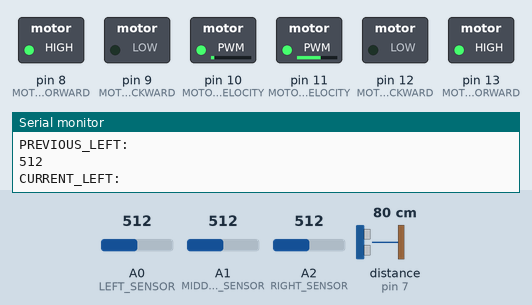
A sketch run on a simulated Arduino Uno, built with avr-gcc and run on an emulated ATmega328P. Shown: switched loads named in the sketch (green lamp = pin HIGH), the last lines printed to the serial monitor. Wiring (inferred from the names in the program): ultrasonic range finder: trigger pin 4; echo pin 7. The inputs (shaded band) are chosen by the test bench; at power-on: distance to the obstacle (sensor on pin 7) 80 cm, A0 (LEFT_SENSOR) = 512, A2 (RIGHT_SENSOR) = 512, A1 (MIDDLE_SENSOR) = 512. The echo pulse lasts 58.3 µs per cm; pins used as bus, display or sensor lines are not drawn.

Above: at 1.2 s.
1.3 s: distance to the obstacle (sensor on pin 7) set to 74 cm
4.3 s: distance to the obstacle (sensor on pin 7) set to 67 cm
At 5.2 s:
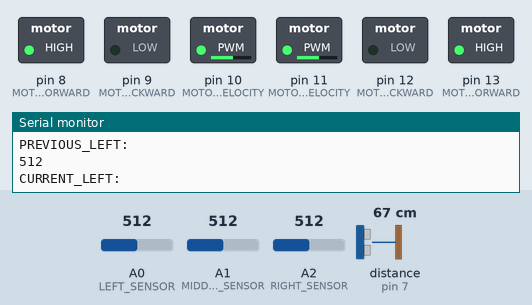
5.8 s: A0 (LEFT_SENSOR) set to 110
7.3 s: A0 (LEFT_SENSOR) set to 90
At 8.5 s:
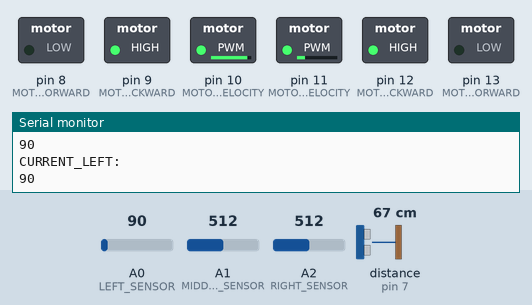
8.8 s: A2 (RIGHT_SENSOR) set to 60
At 9.3 s:
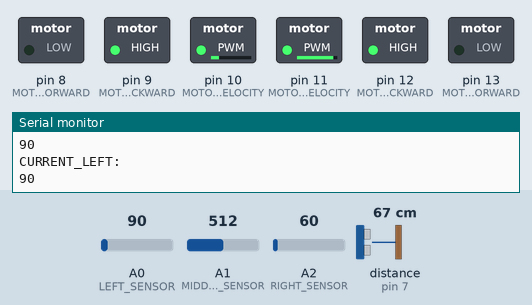
10.3 s: A2 (RIGHT_SENSOR) set to 110
At 11.0 s:
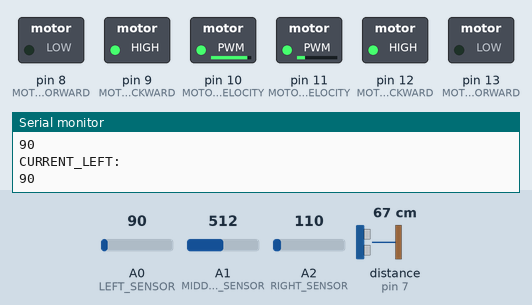
Timing chart, 0 to 13.0 s (numbered marks = the images above; inputs shaded):
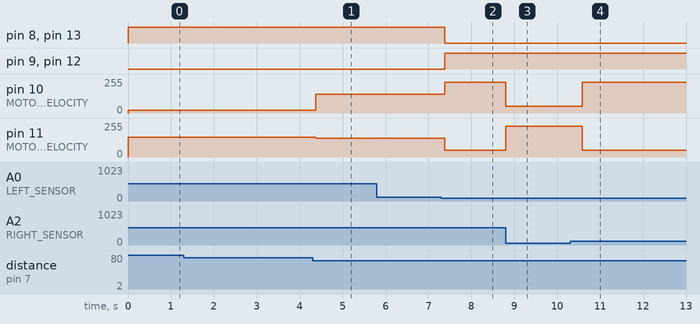

Measured:
- the behaviour switches between 71 and 70 cm on distance to the obstacle (sensor on pin 7) (found by bisection; images 0 and 1)
- the behaviour switches between 100 and 99 on A0 (LEFT_SENSOR) (found by bisection; images 1 and 2)
- after the input at 4.3 s, pin 10 (MOTOR1_VELOCITY): 20/255 → 140/255 after 0.08 s; pin 11 (MOTOR2_VELOCITY): 150/255 → 140/255 after 0.08 s
- after the input at 7.3 s, pin 8 (MOTOR1_FORWARD), pin 13 (MOTOR2_FORWARD): HIGH → LOW after 0.08 s; pin 9 (MOTOR1_BACKWARD), pin 12 (MOTOR2_BACKWARD): LOW → HIGH after 0.08 s; pin 10 (MOTOR1_VELOCITY): 140/255 → 230/255 after 0.08 s; pin 11 (MOTOR2_VELOCITY): 140/255 → 50/255 after 0.08 s
- after the input at 8.8 s, pin 10 (MOTOR1_VELOCITY): 230/255 → 50/255 at once; pin 11 (MOTOR2_VELOCITY): 50/255 → 230/255 at once
- after the input at 10.3 s, pin 10 (MOTOR1_VELOCITY): 50/255 → 230/255 after 0.28 s; pin 11 (MOTOR2_VELOCITY): 230/255 → 50/255 after 0.28 s

The sketch:

main.ino
```cpp
const int TRIGGER = 4; //12
const int ECHO = 7; //13
const int MAXIMUM_VALUE = 255;
const int MOTOR2_FORWARD = 13;
const int MOTOR2_BACKWARD = 12;
const int MOTOR2_VELOCITY = 11;
const int MOTOR1_FORWARD = 8;
const int MOTOR1_BACKWARD = 9;
const int MOTOR1_VELOCITY = 10;
const int RIGHT_SENSOR = A2;
const int MIDDLE_SENSOR = A1;
const int LEFT_SENSOR = A0;
const String STATE_AVOID_GOING_OUTSIDE = "stay_inside";
const String STATE_ENEMY_FIND = "find";
const String STATE_ENEMY_ATTACK = "attack";
const String STRATEGY_BACK_LEFT = "avoid_back_left";
const String STRATEGY_BACK_RIGHT = "avoid_back_right";
String current_state = STATE_ENEMY_FIND;
String current_avoid_strategy = STRATEGY_BACK_LEFT;

int current_right_sensor = 0;
int previous_right_sensor = 0;

int current_middle_sensor = 0;
int previous_middle_sensor = 0;

int current_left_sensor = 0;
int previous_left_sensor = 0;

double distance_echo = 0.00;

const double SPEED_OF_SOUND = 0.034;

void setup() {
  Serial.begin(9600);
  pinMode(TRIGGER, OUTPUT);
  pinMode(ECHO, INPUT);

  pinMode(MOTOR1_FORWARD, OUTPUT);
  pinMode(MOTOR1_BACKWARD, OUTPUT);
  pinMode(MOTOR1_VELOCITY, OUTPUT);
  pinMode(MOTOR2_FORWARD, OUTPUT);
  pinMode(MOTOR2_BACKWARD, OUTPUT);
  pinMode(MOTOR2_VELOCITY, OUTPUT);
}

bool enemy_detected() {
  return true;
}

int sensor_get_distance() {
  digitalWrite(TRIGGER, LOW);
  delayMicroseconds(2);
  digitalWrite(TRIGGER, HIGH);
  delayMicroseconds(10);
  digitalWrite(TRIGGER, LOW);
  int duration = pulseIn(ECHO, HIGH);
  distance_echo = (duration / 2) * SPEED_OF_SOUND;
//  Serial.println("Distance:");
//  Serial.println(distance);
//  Serial.println("Duration:");
//  Serial.println(duration);
  return distance_echo;
}

void forward(){
  forward_wheel_left();
  forward_wheel_right();
}

void spinBackRight(){
  backRight();
  delay(350);
}

void spinBackLeft(){
  backLeft();
  delay(350);
}

void forwardRight(){
  digitalWrite(MOTOR1_FORWARD, HIGH);
  digitalWrite(MOTOR1_BACKWARD, LOW);
  analogWrite(MOTOR1_VELOCITY, 20); //This value need to be from 0-255
  digitalWrite(MOTOR2_FORWARD, HIGH);
  digitalWrite(MOTOR2_BACKWARD, LOW);
  analogWrite(MOTOR2_VELOCITY, 150); //This value need to be from 0-255
}

void backRight(){
  digitalWrite(MOTOR1_FORWARD, LOW);
  digitalWrite(MOTOR1_BACKWARD, HIGH);
  analogWrite(MOTOR1_VELOCITY, 230); //This value need to be from 0-255
  digitalWrite(MOTOR2_FORWARD, LOW);
  digitalWrite(MOTOR2_BACKWARD, HIGH);
  analogWrite(MOTOR2_VELOCITY, 50); //This value need to be from 0-255
}

void forwardLeft(){
  digitalWrite(MOTOR1_FORWARD, HIGH);
  digitalWrite(MOTOR1_BACKWARD, LOW);
  analogWrite(MOTOR1_VELOCITY, 150); //This value need to be from 0-255
  digitalWrite(MOTOR2_FORWARD, HIGH);
  digitalWrite(MOTOR2_BACKWARD, LOW);
  analogWrite(MOTOR2_VELOCITY, 20); //This value need to be from 0-255
}

void backLeft(){
  digitalWrite(MOTOR1_FORWARD, LOW);
  digitalWrite(MOTOR1_BACKWARD, HIGH);
  analogWrite(MOTOR1_VELOCITY, 50); //This value need to be from 0-255
  digitalWrite(MOTOR2_FORWARD, LOW);
  digitalWrite(MOTOR2_BACKWARD, HIGH);
  analogWrite(MOTOR2_VELOCITY, 230); //This value need to be from 0-255
}

void do_ramming_speed(){
  digitalWrite(MOTOR1_FORWARD, HIGH);
  digitalWrite(MOTOR1_BACKWARD, LOW);
  analogWrite(MOTOR1_VELOCITY, 140); //This value need to be from 0-255
  digitalWrite(MOTOR2_FORWARD, HIGH);
  digitalWrite(MOTOR2_BACKWARD, LOW);
  analogWrite(MOTOR2_VELOCITY, 140); //This value need to be from 0-255
}

void do_ramming_speed_plus(){
  digitalWrite(MOTOR1_FORWARD, HIGH);
  digitalWrite(MOTOR1_BACKWARD, LOW);
  analogWrite(MOTOR1_VELOCITY, 255); //This value need to be from 0-255
  digitalWrite(MOTOR2_FORWARD, HIGH);
  digitalWrite(MOTOR2_BACKWARD, LOW);
  analogWrite(MOTOR2_VELOCITY, 255); //This value need to be from 0-255
}

void do_stop(){
  forward_wheel_left_stop();
  forward_wheel_right_stop();
}

void back(){
  backward_wheel_left();
  backward_wheel_right();
}

void forward_wheel_right(){
  digitalWrite(MOTOR1_FORWARD, HIGH);
  digitalWrite(MOTOR1_BACKWARD, LOW);
  analogWrite(MOTOR1_VELOCITY, 40); //This value need to be from 0-255
}

void forward_wheel_left(){
  digitalWrite(MOTOR2_FORWARD, HIGH);
  digitalWrite(MOTOR2_BACKWARD, LOW);
  analogWrite(MOTOR2_VELOCITY, 40); //This value need to be from 0-255
}

void forward_wheel_right_stop(){
  digitalWrite(MOTOR1_FORWARD, LOW);
  digitalWrite(MOTOR1_BACKWARD, LOW);
  analogWrite(MOTOR1_VELOCITY, 0); //This value need to be from 0-255
}

void forward_wheel_left_stop(){
  digitalWrite(MOTOR2_FORWARD, LOW);
  digitalWrite(MOTOR2_BACKWARD, LOW);
  analogWrite(MOTOR2_VELOCITY, 0); //This value need to be from 0-255
}

void backward_wheel_right(){
  digitalWrite(MOTOR1_FORWARD, LOW);
  digitalWrite(MOTOR1_BACKWARD, HIGH);
  analogWrite(MOTOR1_VELOCITY, 100); //This value need to be from 0-255
}

void backward_wheel_left(){
  digitalWrite(MOTOR2_FORWARD, LOW);
  digitalWrite(MOTOR2_BACKWARD, HIGH);
  analogWrite(MOTOR2_VELOCITY, 100); //This value need to be from 0-255
}

void update_sensor_values() {
    sensor_get_distance();
    previous_left_sensor = current_left_sensor;
    current_left_sensor = analogRead(LEFT_SENSOR);
    previous_middle_sensor = current_middle_sensor;
    current_middle_sensor = analogRead(MIDDLE_SENSOR);
    previous_right_sensor = current_right_sensor;
    current_right_sensor = analogRead(RIGHT_SENSOR);
    Serial.println("PREVIOUS_LEFT:");
    Serial.println(previous_left_sensor);
    Serial.println("CURRENT_LEFT:");
    Serial.println(current_left_sensor);
}

void update_state() {
    if (distance_echo <= 70) {
      current_state = STATE_ENEMY_ATTACK;
    }

    if (distance_echo > 70) {
      current_state = STATE_ENEMY_FIND;
    }

    if (current_left_sensor < 100 || current_right_sensor < 100) {
      current_state = STATE_AVOID_GOING_OUTSIDE;

      if (current_left_sensor < 100) {
          current_avoid_strategy = STRATEGY_BACK_RIGHT;
      }

      if (current_right_sensor < 100) {
          current_avoid_strategy = STRATEGY_BACK_LEFT;
      }

    }
}

void execute_strategy() {
    if (current_state == STATE_ENEMY_FIND) {
        // find enemy
       forwardRight();
    }

    if (current_state == STATE_ENEMY_ATTACK) {
        // move forward
       if (distance_echo < 60) {
          do_ramming_speed_plus();
       } else {
          do_ramming_speed();
       }
    }

    if (current_state == STATE_AVOID_GOING_OUTSIDE) {
        // move away from tape
        do_stop();
        if (current_avoid_strategy == STRATEGY_BACK_RIGHT) {
            spinBackRight();
        }
        if (current_avoid_strategy == STRATEGY_BACK_LEFT) {
            spinBackLeft();
        }
    }
}

void loop() {
  update_sensor_values();
  update_state();
  execute_strategy();
  Serial.println(current_state);
}
```
